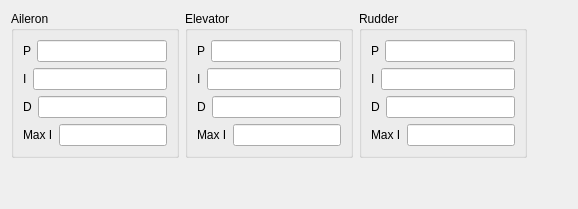
      <widget class="QWidget" name="tuningTab">
       <attribute name="title">
        <string>Tuning</string>
       </attribute>
       <layout class="QVBoxLayout" name="verticalLayout_30">
        <item>
         <layout class="QHBoxLayout" name="horizontalLayout_8">
          <item>
           <widget class="QGroupBox" name="groupBox_19">
            <property name="title">
             <string>Aileron</string>
            </property>
            <layout class="QVBoxLayout" name="verticalLayout_18">
             <item>
              <layout class="QFormLayout" name="formLayout_11">
               <item row="0" column="0">
                <widget class="QLabel" name="label_71">
                 <property name="text">
                  <string>P</string>
                 </property>
                </widget>
               </item>
               <item row="0" column="1">
                <widget class="QLineEdit" name="lineEdit"/>
               </item>
              </layout>
             </item>
             <item>
              <layout class="QFormLayout" name="formLayout_12">
               <item row="0" column="0">
                <widget class="QLabel" name="label_72">
                 <property name="text">
                  <string>I</string>
                 </property>
                </widget>
               </item>
               <item row="0" column="1">
                <widget class="QLineEdit" name="lineEdit_2"/>
               </item>
              </layout>
             </item>
             <item>
              <layout class="QFormLayout" name="formLayout_13">
               <item row="0" column="0">
                <widget class="QLabel" name="label_73">
                 <property name="text">
                  <string>D</string>
                 </property>
                </widget>
               </item>
               <item row="0" column="1">
                <widget class="QLineEdit" name="lineEdit_3"/>
               </item>
              </layout>
             </item>
             <item>
              <layout class="QFormLayout" name="formLayout_14">
               <item row="0" column="0">
                <widget class="QLabel" name="label_74">
                 <property name="text">
                  <string>Max I</string>
                 </property>
                </widget>
               </item>
               <item row="0" column="1">
                <widget class="QLineEdit" name="lineEdit_4"/>
               </item>
              </layout>
             </item>
            </layout>
           </widget>
          </item>
          <item>
           <widget class="QGroupBox" name="groupBox_20">
            <property name="title">
             <string>Elevator</string>
            </property>
            <layout class="QVBoxLayout" name="verticalLayout_19">
             <item>
              <layout class="QFormLayout" name="formLayout_15">
               <item row="0" column="0">
                <widget class="QLabel" name="label_75">
                 <property name="text">
                  <string>P</string>
                 </property>
                </widget>
               </item>
               <item row="0" column="1">
                <widget class="QLineEdit" name="lineEdit_5"/>
               </item>
              </layout>
             </item>
             <item>
              <layout class="QFormLayout" name="formLayout_16">
               <item row="0" column="0">
                <widget class="QLabel" name="label_76">
                 <property name="text">
                  <string>I</string>
                 </property>
                </widget>
               </item>
               <item row="0" column="1">
                <widget class="QLineEdit" name="lineEdit_6"/>
               </item>
              </layout>
             </item>
             <item>
              <layout class="QFormLayout" name="formLayout_17">
               <item row="0" column="0">
                <widget class="QLabel" name="label_77">
                 <property name="text">
                  <string>D</string>
                 </property>
                </widget>
               </item>
               <item row="0" column="1">
                <widget class="QLineEdit" name="lineEdit_7"/>
               </item>
              </layout>
             </item>
             <item>
              <layout class="QFormLayout" name="formLayout_18">
               <item row="0" column="0">
                <widget class="QLabel" name="label_78">
                 <property name="text">
                  <string>Max I</string>
                 </property>
                </widget>
               </item>
               <item row="0" column="1">
                <widget class="QLineEdit" name="lineEdit_8"/>
               </item>
              </layout>
             </item>
            </layout>
           </widget>
          </item>
          <item>
           <widget class="QGroupBox" name="groupBox_21">
            <property name="title">
             <string>Rudder</string>
            </property>
            <layout class="QVBoxLayout" name="verticalLayout_20">
             <item>
              <layout class="QFormLayout" name="formLayout_19">
               <item row="0" column="0">
                <widget class="QLabel" name="label_79">
                 <property name="text">
                  <string>P</string>
                 </property>
                </widget>
               </item>
               <item row="0" column="1">
                <widget class="QLineEdit" name="lineEdit_9"/>
               </item>
              </layout>
             </item>
             <item>
              <layout class="QFormLayout" name="formLayout_20">
               <item row="0" column="0">
                <widget class="QLabel" name="label_80">
                 <property name="text">
                  <string>I</string>
                 </property>
                </widget>
               </item>
               <item row="0" column="1">
                <widget class="QLineEdit" name="lineEdit_10"/>
               </item>
              </layout>
             </item>
             <item>
              <layout class="QFormLayout" name="formLayout_21">
               <item row="0" column="0">
                <widget class="QLabel" name="label_81">
                 <property name="text">
                  <string>D</string>
                 </property>
                </widget>
               </item>
               <item row="0" column="1">
                <widget class="QLineEdit" name="lineEdit_11"/>
               </item>
              </layout>
             </item>
             <item>
              <layout class="QFormLayout" name="formLayout_22">
               <item row="0" column="0">
                <widget class="QLabel" name="label_82">
                 <property name="text">
                  <string>Max I</string>
                 </property>
                </widget>
               </item>
               <item row="0" column="1">
                <widget class="QLineEdit" name="lineEdit_12"/>
               </item>
              </layout>
             </item>
            </layout>
           </widget>
          </item>
          <item>
           <spacer name="horizontalSpacer_6">
            <property name="orientation">
             <enum>Qt::Horizontal</enum>
            </property>
            <property name="sizeHint" stdset="0">
             <size>
              <width>40</width>
              <height>20</height>
             </size>
            </property>
           </spacer>
          </item>
         </layout>
        </item>
        <item>
         <spacer name="verticalSpacer_8">
          <property name="orientation">
           <enum>Qt::Vertical</enum>
          </property>
          <property name="sizeHint" stdset="0">
           <size>
            <width>20</width>
            <height>40</height>
           </size>
          </property>
         </spacer>
        </item>
       </layout>
      </widget>
